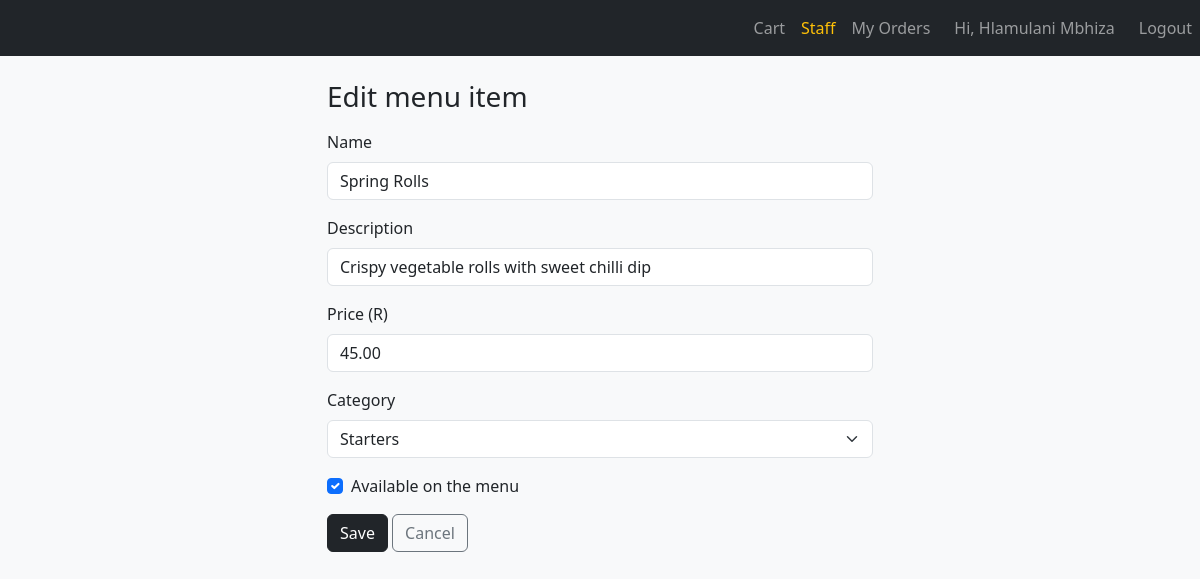
Screenshot of /admin/menu/1/edit (signed in) with the database file from the repository.
### app/models.py (models this page shows, shortened)
class User(UserMixin, db.Model):
    id = db.Column(db.Integer, primary_key=True)
    name = db.Column(db.String(80), nullable=False)
    email = db.Column(db.String(120), unique=True, nullable=False)
    password_hash = db.Column(db.String(256), nullable=False)
    role = db.Column(db.String(20), default="customer")  # customer / staff / driver

class MenuItem(db.Model):
    id = db.Column(db.Integer, primary_key=True)
    name = db.Column(db.String(120), nullable=False)
    description = db.Column(db.String(300))
    price = db.Column(db.Numeric(8, 2), nullable=False)
    available = db.Column(db.Boolean, default=True)
    category_id = db.Column(db.Integer, db.ForeignKey("category.id"), nullable=False)

### app/routes/admin.py (the view)
@admin_bp.route("/menu/<int:item_id>/edit", methods=["GET", "POST"])
@staff_required
def edit_item(item_id):
    item = db.session.get(MenuItem, item_id) or abort(404)
    categories = Category.query.order_by(Category.name).all()
    if request.method == "POST":
        if save_item(item):
            db.session.commit()
            flash(f"'{item.name}' updated.", "success")
            return redirect(url_for("admin.menu"))
    return render_template("item_form.html", item=item, categories=categories)

### app/__init__.py (called while the page is built)
def create_app():
    app = Flask(__name__)
    app.config["SECRET_KEY"] = "change-me"
    app.config["SQLALCHEMY_DATABASE_URI"] = "sqlite:///restaurant.db"
    db.init_app(app)
    login_manager.init_app(app)
    from .routes.menu import menu_bp
    from .routes.auth import auth_bp
    from .routes.cart import cart_bp
    from .routes.admin import admin_bp
    from .routes.driver import driver_bp
    app.register_blueprint(menu_bp)
    app.register_blueprint(auth_bp)
    app.register_blueprint(cart_bp)
    app.register_blueprint(admin_bp)
    app.register_blueprint(driver_bp)
    @app.context_processor
    def inject_cart_count():
        return {"cart_count": sum(session.get("cart", {}).values())}
    with app.app_context():
        from . import models  # make sure all tables are registered
        db.create_all()
    return app

### app/models.py (called while the page is built)
@login_manager.user_loader
def load_user(user_id):
    return db.session.get(User, int(user_id))

### app/routes/admin.py (called while the page is built)
def staff_required(view):
    @wraps(view)
    def wrapped(*args, **kwargs):
        if current_user.role != "staff":
            abort(403)
        return view(*args, **kwargs)
    return login_required(wrapped)

### app/templates/item_form.html (shortened to what this page needs)
{% extends "base.html" %}
{% block content %}
<div class="row justify-content-center">
  <div class="col-md-6">
    <h1 class="h3 mb-3">{{ 'Edit' if item else 'Add' }} menu item</h1>
    <form method="post">
      <div class="mb-3">
        <label class="form-label">Name</label>
        <input type="text" name="name" class="form-control" value="{{ item.name if item else '' }}" required>
      </div>
      <div class="mb-3">
        <label class="form-label">Description</label>
        <input type="text" name="description" class="form-control" value="{{ item.description if item and item.description else '' }}">
      </div>
      <div class="mb-3">
        <label class="form-label">Price (R)</label>
        <input type="number" step="0.01" min="0" name="price" class="form-control" value="{{ item.price if item else '' }}" required>
      </div>
      <div class="mb-3">
        <label class="form-label">Category</label>
        <select name="category_id" class="form-select" required>
          {% for c in categories %}
          <option value="{{ c.id }}" {{ 'selected' if item and item.category_id == c.id }}>{{ c.name }}</option>
          {% endfor %}
        </select>
      </div>
      <div class="form-check mb-3">
        <input class="form-check-input" type="checkbox" name="available" id="available"
               {{ 'checked' if (item is none or item.available) }}>
        <label class="form-check-label" for="available">Available on the menu</label>
      </div>
      <button class="btn btn-dark">Save</button>
      <a href="{{ url_for('admin.menu') }}" class="btn btn-outline-secondary">Cancel</a>
    </form>
  </div>
</div>
{% endblock %}

### app/templates/base.html (shortened to what this page needs)
<!doctype html>
<html lang="en">
<head>
  <link href="https://cdn.jsdelivr.net/npm/bootstrap@5.3.3/dist/css/bootstrap.min.css" rel="stylesheet">
</head>
<body class="bg-light">
  <nav class="navbar navbar-expand navbar-dark bg-dark">
      <div class="navbar-nav ms-auto">
        <a class="nav-link" href="{{ url_for('cart.view_cart') }}">
          Cart {% if cart_count %}<span class="badge bg-warning text-dark">{{ cart_count }}</span>{% endif %}
        </a>
        {% if current_user.is_authenticated %}
        {% if current_user.role == "staff" %}
          <a class="nav-link text-warning" href="{{ url_for('admin.orders') }}">Staff</a>
        {% endif %}
          <a class="nav-link" href="{{ url_for('cart.my_orders') }}">My Orders</a>
          <span class="navbar-text mx-3">Hi, {{ current_user.name }}</span>
          <a class="nav-link" href="{{ url_for('auth.logout') }}">Logout</a>
        {% else %}
          <a class="nav-link" href="{{ url_for('auth.login') }}">Login</a>
          <a class="nav-link" href="{{ url_for('auth.register') }}">Register</a>
        {% endif %}
      </div>
  </nav>
  <div class="container py-4">
    {% block content %}{% endblock %}
  </div>
</body>
</html>

### rows the page displays
User: name "Hlamulani Mbhiza"
MenuItem: name "Spring Rolls", description "Crispy vegetable rolls with sweet chilli dip", price "45.00"

### other values shown
{{ 'Edit' if item else 'Add' }} "Edit"
form field category_id "Starters"
